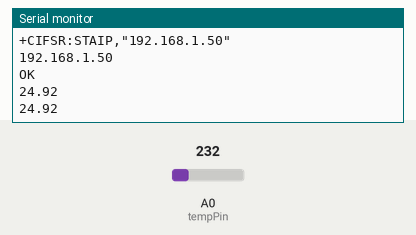
A sketch run on a simulated Arduino Uno, built with avr-gcc and run on an emulated ATmega328P. Parts: the last lines printed to the serial monitor. The inputs (shaded band) are chosen by the test bench; at power-on: A0 (tempPin) = 232. The modem accepts every AT command (registered, SIM ready, sends succeed) and sends nothing else.

Above: at 10.3 s.
10.4 s: A0 (tempPin) set to 250
At 11.7 s:
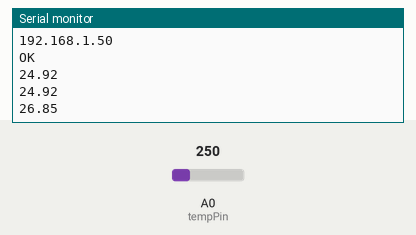
11.9 s: A0 (tempPin) set to 266
At 12.9 s:
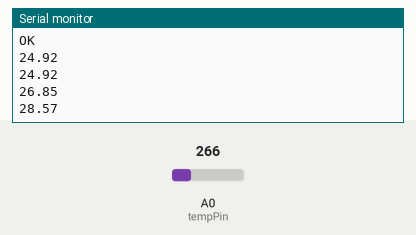
Timing chart, 0 to 14.9 s (numbered marks = the images above; inputs shaded):
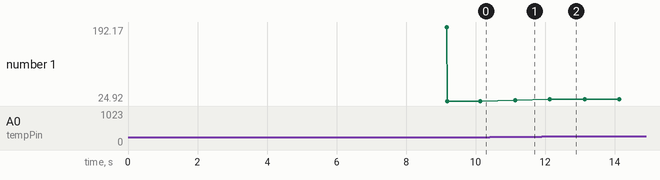

Measured:
- after the input at 10.4 s, the serial monitor: prints a new line after 0.74 s (image 1)
- after the input at 11.9 s, the serial monitor: prints a new line after 0.24 s (image 2)
- plotted number 1: 24.92 → 26.85 after the input at 10.4 s, 26.85 → 28.57 after the input at 11.9 s

The sketch:

LM35_ESP01.ino
```cpp
#include <SoftwareSerial.h>
#define SSID "HJ_HOME"
#define PASS "8082808280"
#define IP "192.168.0.10" // thingspeak.com
SoftwareSerial dbgSerial(10, 11); // RX, TX

float tempC;
int reading;
int tempPin = 0;


void setup() {

    //Analog reference set to 1.1 V
    analogReference(INTERNAL);


    // put your setup code here, to run once:
    dbgSerial.begin(9600);
    //dbgSerial.setTimeout(4000);
    Serial.begin(9600); //can't be faster than 19200 for softserial
    Serial.println("HJ_INO - ESP8266 ");

    //test if the module is ready
    dbgSerial.println("AT+RST");

    for(int i=0;i<10;i++)
    {
        Serial.print(".");
        delay(100);
    }
    if (dbgSerial.find("ready"))
    {
        Serial.println("Module is ready");
    }
    else
    {
        Serial.println("Module have no response.");
        while (1);
    }
    delay(1000);
    //connect to the wifi
    boolean connected = false;
    for (int i = 0; i < 5; i++)
    {
      if (connectWiFi())
      {
        connected = true;
        break;
      }
    }
    if (!connected) {
      while (1);
    }
    delay(5000);

    //print the ip addr
    dbgSerial.println("AT+CIFSR");
    Serial.println("ip address:");
    while (dbgSerial.available())
    Serial.write(dbgSerial.read());
    //set the single connection mode
    dbgSerial.println("AT+CIPMUX=0");
}

void loop() {
  // put your main code here, to run repeatedly:
    reading = analogRead(tempPin);
    tempC = reading / 9.31;
    Serial.println(tempC);
    delay(1000);

}


boolean connectWiFi()
{

    dbgSerial.println("AT+CWLAP");
    while (dbgSerial.available())
    Serial.write(dbgSerial.read());


    dbgSerial.println("AT+CWMODE=1");
    String cmd = "AT+CWJAP=\"";
    cmd += SSID;
    cmd += "\",\"";
    cmd += PASS;
    cmd += "\"";
    Serial.println(cmd);
    dbgSerial.println(cmd);
    delay(2000);
    if (dbgSerial.find("OK"))
    {
        Serial.println("OK, Connected to WiFi.");
        return true;
    }
    else
    {
        Serial.println("Can not connect to the WiFi.");
        return false;
    }
}
```
